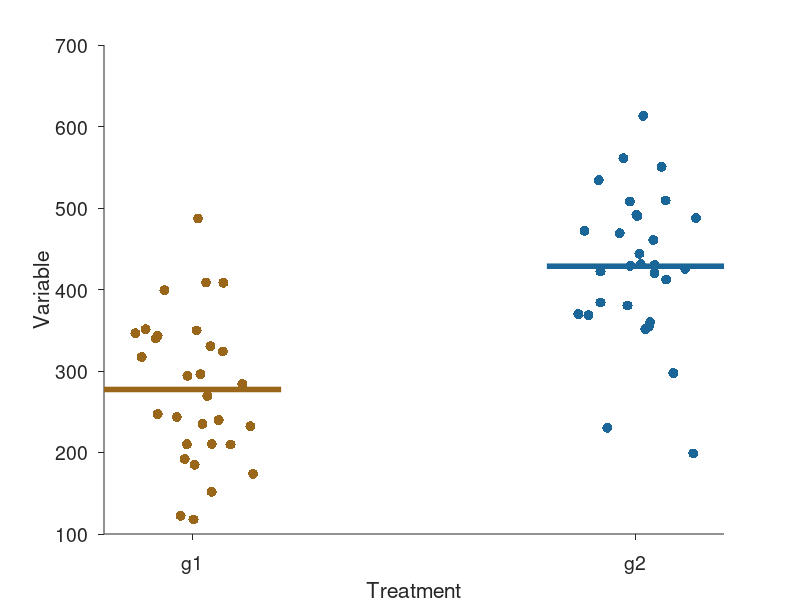

MATLAB code for this plot:
% simulation parameters
%means
m1= 300;
m2= 450;
%deviations
s1=100;
s2=100;
% sample size
n=30;
% create data
group1=m1 + s1*randn(n,1);
group2=m2 + s2*randn(n,1);

% plot parameters
fsize=14;
ms=22;
lw=4;
col1=[0.6 0.4 0.1];
col2=[0.1 0.4 0.6];

%produce plot
fig1=figure;

ax=axes('parent', fig1, 'tickdir', 'out', 'xtick', [0 1], 'xticklabel', {'g1', 'g2'}, 'fontsize', fsize);
hold(ax,'all')

%create jittered X
X=randn(n,1)/15;

% plot data points
plot(X, group1, 'marker', '.', 'markersize' , ms, 'linestyle', 'none', 'color', col1)
plot(X+1, group2, 'marker', '.', 'markersize' , ms, 'linestyle', 'none', 'color', col2)

%plot means
plot([-0.2 0.2], [mean(group1) mean(group1)], 'linewidth',lw, 'color', col1)
plot([0.8 1.2], [mean(group2) mean(group2)], 'linewidth',lw, 'color', col2)

ylabel('Variable')
xlabel('Treatment')


print(fig1, 'TwoGroups', '-dpng', '-r350')





